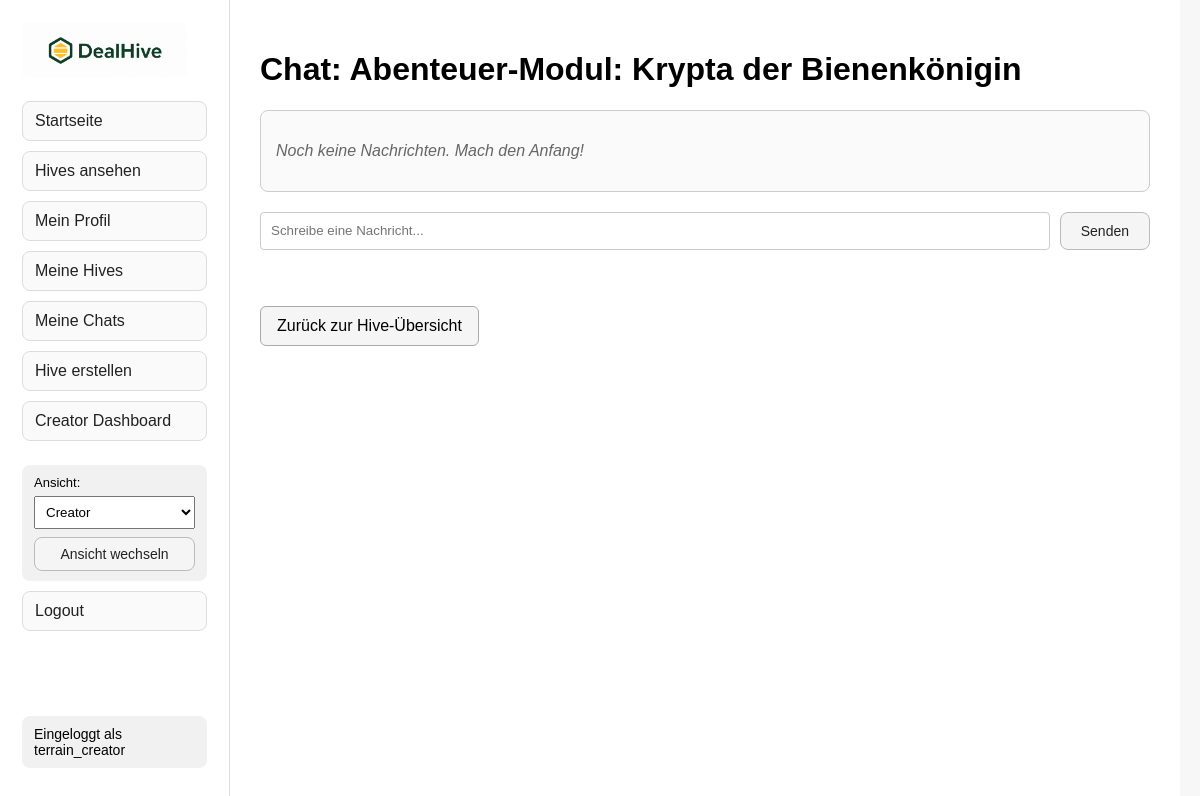
/hives/10/chat/7 (signed in), run on an earlier commit of the app's database.
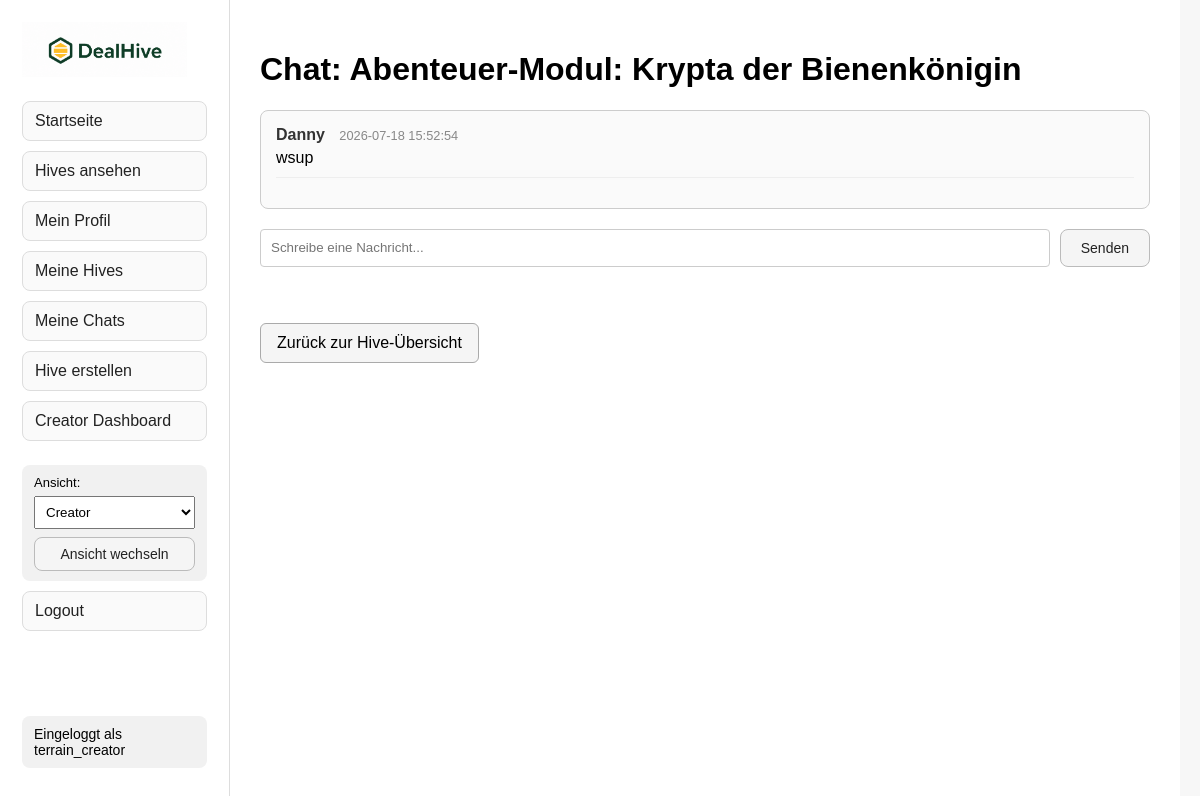
And on a later commit of the database.
### tables this page shows
CREATE TABLE messages (
            id INTEGER PRIMARY KEY AUTOINCREMENT,
            hive_id INTEGER NOT NULL,
            sender_id INTEGER NOT NULL,
            receiver_id INTEGER NOT NULL,
            message_text TEXT NOT NULL,
            timestamp DATETIME DEFAULT CURRENT_TIMESTAMP,
            FOREIGN KEY (hive_id) REFERENCES hives(id),
            FOREIGN KEY (sender_id) REFERENCES users(id),
            FOREIGN KEY (receiver_id) REFERENCES users(id)
        );

CREATE TABLE users (
            id INTEGER PRIMARY KEY AUTOINCREMENT,
            username TEXT NOT NULL UNIQUE,
            name TEXT NOT NULL,
            email TEXT NOT NULL,
            password_hash TEXT NOT NULL,
            role TEXT NOT NULL,
            street TEXT NOT NULL,
            postal_code TEXT NOT NULL,
            city TEXT NOT NULL,
            country TEXT NOT NULL
        );

### hives.py (the view, shortened to what this page needs)
    @app.route(
        "/hives/<int:hive_id>/chat/<int:partner_id>",
        methods=["GET", "POST"]
    )
    def private_chat(hive_id, partner_id):
        if session.get("user_id") is None:
            return redirect("/login")
        current_user = session["user_id"]
        hive = get_hive_by_id(hive_id)
        messages = get_private_messages(
            hive_id,
            current_user,
            partner_id
        )
        return render_template(
            "chat.html",
            hive=hive,
            messages=messages,
            partner_id=partner_id
        )

### database.py (called while the page is built)
def get_connection():
    connection = sqlite3.connect(DATABASE_PATH)
    connection.row_factory = sqlite3.Row
    connection.execute("PRAGMA foreign_keys = ON")
    return connection

def get_hive_by_id(hive_id):
    connection = get_connection()
    hive = connection.execute("""
        SELECT
            hives.id,
            hives.title,
            hives.game_system,
            hives.short_description,
            hives.description,
            hives.deadline,
            COALESCE((
                SELECT SUM(user_hives.quantity)
                FROM user_hives
                WHERE user_hives.hive_id = hives.id
                AND user_hives.relation_type = 'buyer'
            ), 0) AS current_participants,
            hives.min_participants,
            hives.base_price
        FROM hives
        WHERE hives.id = ?
    """, (hive_id,)).fetchone()
    connection.close()
    return hive

### templates/chat.html
{% extends "layout.html" %}
{% block content %}
    <h1>Chat: {{ hive["title"] }}</h1>
    <div style="border: 1px solid #ccc; padding: 15px; margin-bottom: 20px; max-height: 400px; overflow-y: auto; background-color: #fafafa; border-radius: 8px;">
        {% if messages %}
            {% for msg in messages %}
                <div style="margin-bottom: 15px; padding-bottom: 10px; border-bottom: 1px solid #eee;">
                    <strong style="color: #333;">{{ msg["sender_name"] }}</strong>
                    <span style="font-size: 0.8em; color: #888; margin-left: 10px;">{{ msg["timestamp"] }}</span><br>
                    <div style="margin-top: 5px;">{{ msg["message_text"] }}</div>
                </div>
            {% endfor %}
        {% else %}
            <p style="color: #666; font-style: italic;">Noch keine Nachrichten. Mach den Anfang!</p>
        {% endif %}
    </div>
    <form method="POST" action="/hives/{{ hive['id'] }}/chat/{{ partner_id }}" style="display: flex; gap: 10px;">
        <input type="text" name="message_text" placeholder="Schreibe eine Nachricht..." required style="flex-grow: 1; padding: 10px; border: 1px solid #ccc; border-radius: 4px;">
        <button type="submit" style="padding: 10px 20px; cursor: pointer;">Senden</button>
    </form>
    <br><br>
    <a href="/hives/{{ hive['id'] }}"
        style="
            display: inline-block;
            padding: 10px 16px;
            background-color: #f5f5f5;
            color: black;
            text-decoration: none;
            border: 1px solid #aaaaaa;
            border-radius: 6px;
            margin-top: 20px;
        ">
        Zurück zur Hive-Übersicht
    </a>
{% endblock %}

What changed in the data, as far as the page shows it:
added messages: sender_name "Danny", timestamp "2026-07-18 15:52:54", message_text "wsup"
Also different on the page:
text no longer shown: "Noch keine Nachrichten. Mach den Anfang!"
